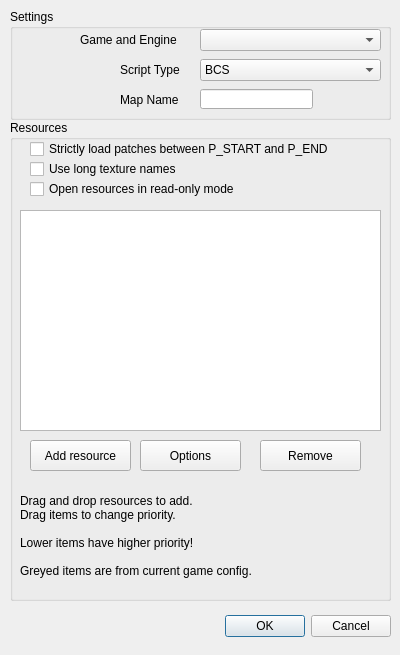
<?xml version="1.0" encoding="UTF-8"?>
<ui version="4.0">
 <class>g4_qtnewmapform</class>
 <widget class="QDialog" name="g4_qtnewmapform">
  <property name="geometry">
   <rect>
    <x>0</x>
    <y>0</y>
    <width>400</width>
    <height>655</height>
   </rect>
  </property>
  <property name="windowTitle">
   <string>Dialog</string>
  </property>
  <widget class="QDialogButtonBox" name="buttonBox">
   <property name="geometry">
    <rect>
     <x>50</x>
     <y>610</y>
     <width>341</width>
     <height>32</height>
    </rect>
   </property>
   <property name="orientation">
    <enum>Qt::Horizontal</enum>
   </property>
   <property name="standardButtons">
    <set>QDialogButtonBox::Cancel|QDialogButtonBox::Ok</set>
   </property>
  </widget>
  <widget class="QGroupBox" name="groupBox">
   <property name="geometry">
    <rect>
     <x>10</x>
     <y>9</y>
     <width>381</width>
     <height>111</height>
    </rect>
   </property>
   <property name="title">
    <string>Settings</string>
   </property>
   <widget class="QLabel" name="label_2">
    <property name="geometry">
     <rect>
      <x>110</x>
      <y>50</y>
      <width>71</width>
      <height>21</height>
     </rect>
    </property>
    <property name="text">
     <string>Script Type</string>
    </property>
   </widget>
   <widget class="QLabel" name="label">
    <property name="geometry">
     <rect>
      <x>70</x>
      <y>20</y>
      <width>111</width>
      <height>21</height>
     </rect>
    </property>
    <property name="text">
     <string>Game and Engine</string>
    </property>
   </widget>
   <widget class="QComboBox" name="script_type_selector">
    <property name="geometry">
     <rect>
      <x>190</x>
      <y>50</y>
      <width>181</width>
      <height>22</height>
     </rect>
    </property>
    <item>
     <property name="text">
      <string>BCS</string>
     </property>
    </item>
    <item>
     <property name="text">
      <string notr="true" extracomment="Original ACS version by Raven Software.">ACS (Hexen)</string>
     </property>
    </item>
    <item>
     <property name="text">
      <string extracomment="Enhanced dialect of ACS with the ZDOOM v1.x feature set.">ACS (ZDaemon)</string>
     </property>
    </item>
    <item>
     <property name="text">
      <string notr="true" extracomment="Enhanced dialect of ACS.">ACS (ZDOOM)</string>
     </property>
    </item>
    <item>
     <property name="text">
      <string notr="true" extracomment="Enhanced dialect of ACS with the ZDOOM v2.x feature set.">ACS (Skulltag/Zandronum)</string>
     </property>
    </item>
   </widget>
   <widget class="QComboBox" name="gamecfg_selector">
    <property name="geometry">
     <rect>
      <x>190</x>
      <y>20</y>
      <width>181</width>
      <height>22</height>
     </rect>
    </property>
   </widget>
   <widget class="QLineEdit" name="mapname_holder">
    <property name="geometry">
     <rect>
      <x>190</x>
      <y>80</y>
      <width>113</width>
      <height>20</height>
     </rect>
    </property>
   </widget>
   <widget class="QLabel" name="label_3">
    <property name="geometry">
     <rect>
      <x>110</x>
      <y>80</y>
      <width>71</width>
      <height>21</height>
     </rect>
    </property>
    <property name="text">
     <string>Map Name</string>
    </property>
   </widget>
  </widget>
  <widget class="QGroupBox" name="groupBox_2">
   <property name="geometry">
    <rect>
     <x>10</x>
     <y>120</y>
     <width>381</width>
     <height>481</height>
    </rect>
   </property>
   <property name="title">
    <string>Resources</string>
   </property>
   <widget class="QCheckBox" name="toggle_strict_patch_loading">
    <property name="geometry">
     <rect>
      <x>20</x>
      <y>20</y>
      <width>331</width>
      <height>18</height>
     </rect>
    </property>
    <property name="text">
     <string>Strictly load patches between P_START and P_END</string>
    </property>
   </widget>
   <widget class="QCheckBox" name="udmf_use_long_names">
    <property name="geometry">
     <rect>
      <x>20</x>
      <y>40</y>
      <width>331</width>
      <height>18</height>
     </rect>
    </property>
    <property name="text">
     <string>Use long texture names</string>
    </property>
   </widget>
   <widget class="QCheckBox" name="open_mapres_ro">
    <property name="geometry">
     <rect>
      <x>20</x>
      <y>60</y>
      <width>331</width>
      <height>18</height>
     </rect>
    </property>
    <property name="text">
     <string>Open resources in read-only mode</string>
    </property>
   </widget>
   <widget class="QListView" name="listView">
    <property name="geometry">
     <rect>
      <x>10</x>
      <y>90</y>
      <width>361</width>
      <height>221</height>
     </rect>
    </property>
    <property name="verticalScrollBarPolicy">
     <enum>Qt::ScrollBarAlwaysOff</enum>
    </property>
    <property name="horizontalScrollBarPolicy">
     <enum>Qt::ScrollBarAsNeeded</enum>
    </property>
    <property name="dragEnabled">
     <bool>true</bool>
    </property>
    <property name="dragDropMode">
     <enum>QAbstractItemView::DragDrop</enum>
    </property>
    <property name="selectionMode">
     <enum>QAbstractItemView::MultiSelection</enum>
    </property>
    <property name="uniformItemSizes">
     <bool>true</bool>
    </property>
   </widget>
   <widget class="QPushButton" name="add_res_button">
    <property name="geometry">
     <rect>
      <x>20</x>
      <y>320</y>
      <width>101</width>
      <height>31</height>
     </rect>
    </property>
    <property name="text">
     <string>Add resource</string>
    </property>
   </widget>
   <widget class="QPushButton" name="res_options_button">
    <property name="geometry">
     <rect>
      <x>130</x>
      <y>320</y>
      <width>101</width>
      <height>31</height>
     </rect>
    </property>
    <property name="text">
     <string>Options</string>
    </property>
   </widget>
   <widget class="QPushButton" name="remove_res_button">
    <property name="geometry">
     <rect>
      <x>250</x>
      <y>320</y>
      <width>101</width>
      <height>31</height>
     </rect>
    </property>
    <property name="text">
     <string>Remove</string>
    </property>
   </widget>
   <widget class="QLabel" name="label_4">
    <property name="geometry">
     <rect>
      <x>10</x>
      <y>360</y>
      <width>361</width>
      <height>111</height>
     </rect>
    </property>
    <property name="text">
     <string>Drag and drop resources to add.
Drag items to change priority.

Lower items have higher priority!

Greyed items are from current game config.</string>
    </property>
   </widget>
  </widget>
 </widget>
 <resources/>
 <connections>
  <connection>
   <sender>buttonBox</sender>
   <signal>accepted()</signal>
   <receiver>g4_qtnewmapform</receiver>
   <slot>accept()</slot>
   <hints>
    <hint type="sourcelabel">
     <x>248</x>
     <y>254</y>
    </hint>
    <hint type="destinationlabel">
     <x>157</x>
     <y>274</y>
    </hint>
   </hints>
  </connection>
  <connection>
   <sender>buttonBox</sender>
   <signal>rejected()</signal>
   <receiver>g4_qtnewmapform</receiver>
   <slot>reject()</slot>
   <hints>
    <hint type="sourcelabel">
     <x>316</x>
     <y>260</y>
    </hint>
    <hint type="destinationlabel">
     <x>286</x>
     <y>274</y>
    </hint>
   </hints>
  </connection>
 </connections>
</ui>
